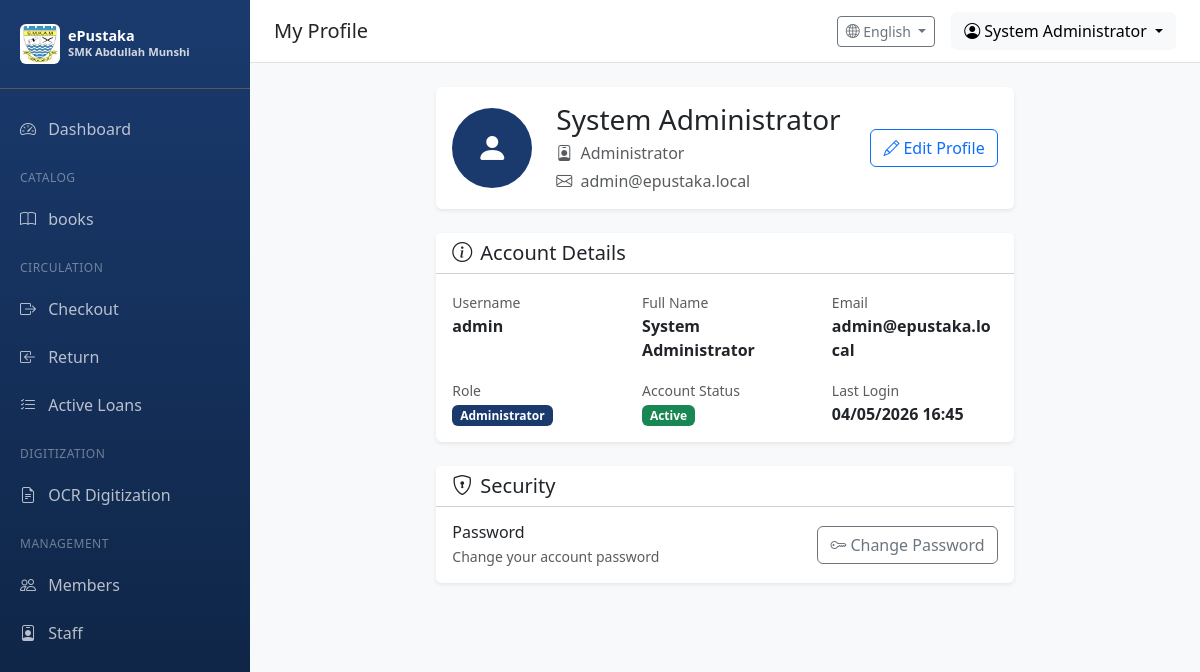
Before: /auth/profile (signed in) with the older database file.
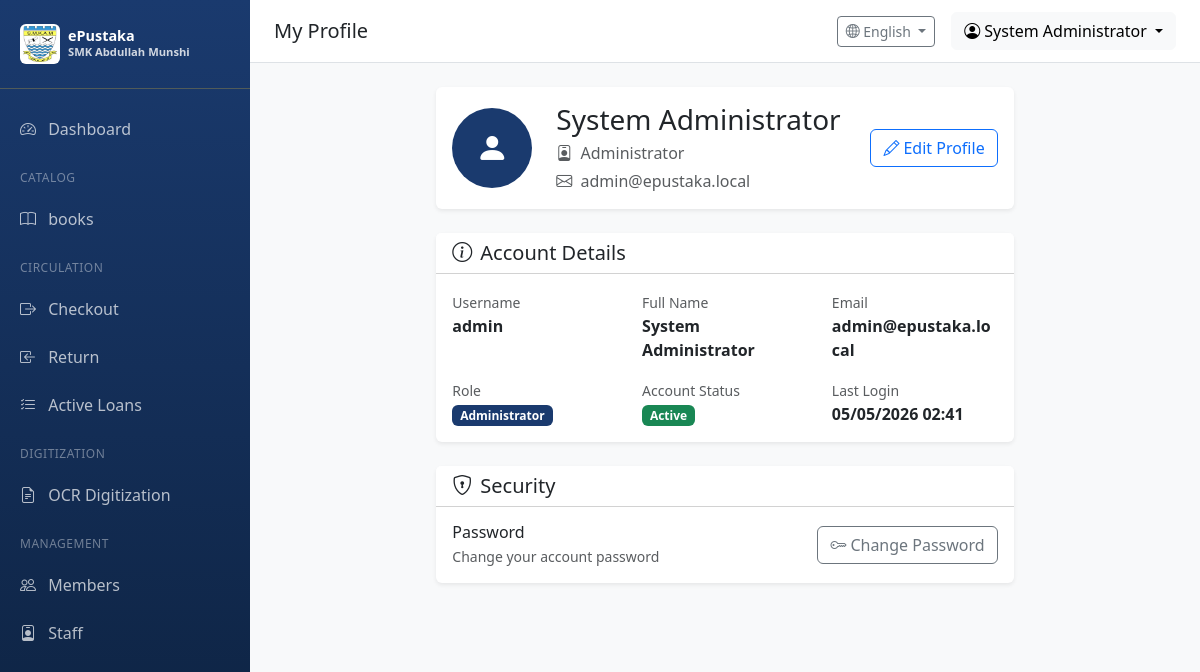
After: the same page with the newer database file.
### app/models/user.py (models this page shows, shortened)
class User(UserMixin, db.Model):
    __tablename__ = 'users'
    id = db.Column(db.Integer, primary_key=True)
    username = db.Column(db.String(64), unique=True, nullable=False, index=True)
    email = db.Column(db.String(120), unique=True, nullable=False, index=True)
    password_hash = db.Column(db.String(256), nullable=False)
    full_name = db.Column(db.String(128))
    is_active = db.Column(db.Boolean, default=True)
    role_id = db.Column(db.Integer, db.ForeignKey('roles.id'))
    created_at = db.Column(db.DateTime, default=datetime.utcnow)
    updated_at = db.Column(db.DateTime, default=datetime.utcnow, onupdate=datetime.utcnow)
    last_login = db.Column(db.DateTime)
    def can(self, perm):
        return self.role is not None and self.role.has_permission(perm)

### app/routes/auth.py (the view)
@auth_bp.route('/profile')
@login_required
def profile():
    return render_template('auth/profile.html', user=current_user)

### app/models/user.py (called while the page is built)
@login_manager.user_loader
def load_user(user_id):
    from app.models import Member
    if user_id.startswith('user_'):
        user_id_num = int(user_id.split('_')[1])
        return User.query.get(user_id_num)
    elif user_id.startswith('member_'):
        user_id_num = int(user_id.split('_')[1])
        return Member.query.get(user_id_num)
    else:
        return User.query.get(int(user_id))

    def has_permission(self, perm):
        return self.permissions & perm == perm

### app/utils/i18n.py (called while the page is built)
def get_language() -> str:
    try:
        return session.get('language', DEFAULT_LANGUAGE)
    except RuntimeError:
        return DEFAULT_LANGUAGE

def get_text(key: str, lang: str = None) -> str:
    if lang is None:
        lang = get_language()
    if key in TRANSLATIONS:
        trans = TRANSLATIONS[key]
        if lang in trans:
            return trans[lang]
        elif DEFAULT_LANGUAGE in trans:
            return trans[DEFAULT_LANGUAGE]
    return key.replace('_', ' ').title()

### app/templates/auth/profile.html (shortened to what the changed rows need)
{% extends "base.html" %}
{% block page_title %}My Profile{% endblock %}
{% block content %}
<div class="container-fluid">
    <div class="row justify-content-center">
        <div class="col-lg-8">
            <div class="card border-0 shadow-sm mb-4">
                <div class="card-body">
                    <div class="row align-items-center">
                        <div class="col-auto">
                            <div class="bg-primary text-white rounded-circle d-flex align-items-center justify-content-center"
                                 style="width: 80px; height: 80px; font-size: 2rem;">
                                <i class="bi bi-person-fill"></i>
                            </div>
                        </div>
                        <div class="col">
                            <h3 class="mb-1">{{ user.full_name or user.username }}</h3>
                            <p class="text-muted mb-1">
                                <i class="bi bi-person-badge me-1"></i>
                                {{ user.role.name if user.role else 'User' }}
                            </p>
                            <p class="text-muted mb-0">
                                <i class="bi bi-envelope me-1"></i>
                                {{ user.email or 'No email set' }}
                            </p>
                        </div>
                        <div class="col-auto">
                            <a href="{{ url_for('auth.edit_profile') }}" class="btn btn-outline-primary">
                                <i class="bi bi-pencil me-1"></i>Edit Profile
                            </a>
                        </div>
                    </div>
                </div>
            </div>
            <div class="card border-0 shadow-sm mb-4">
                <div class="card-header bg-white">
                    <h5 class="mb-0"><i class="bi bi-info-circle me-2"></i>Account Details</h5>
                </div>
                <div class="card-body">
                    <div class="row mb-3">
                        <div class="col-md-4">
                            <label class="text-muted small">Username</label>
                            <p class="mb-0 fw-bold">{{ user.username }}</p>
                        </div>
                        <div class="col-md-4">
                            <label class="text-muted small">Full Name</label>
                            <p class="mb-0 fw-bold">{{ user.full_name or '-' }}</p>
                        </div>
                        <div class="col-md-4">
                            <label class="text-muted small">Email</label>
                            <p class="mb-0 fw-bold">{{ user.email or '-' }}</p>
                        </div>
                    </div>
                    <div class="row">
                        <div class="col-md-4">
                            <label class="text-muted small">Role</label>
                            <p class="mb-0">
                                <span class="badge bg-primary">{{ user.role.name if user.role else 'User' }}</span>
                            </p>
                        </div>
                        <div class="col-md-4">
                            <label class="text-muted small">Account Status</label>
                            <p class="mb-0">
                                {% if user.is_active %}
                                    <span class="badge bg-success">Active</span>
                                {% else %}
                                    <span class="badge bg-secondary">Inactive</span>
                                {% endif %}
                            </p>
                        </div>
                        <div class="col-md-4">
                            <label class="text-muted small">Last Login</label>
                            <p class="mb-0 fw-bold">
                                {{ user.last_login.strftime('%d/%m/%Y %H:%M') if user.last_login else 'Never' }}
                            </p>
                        </div>
                    </div>
                </div>
            </div>
            <div class="card border-0 shadow-sm">
                <div class="card-header bg-white">
                    <h5 class="mb-0"><i class="bi bi-shield-lock me-2"></i>Security</h5>
                </div>
                <div class="card-body">
                    <div class="d-flex justify-content-between align-items-center">
                        <div>
                            <h6 class="mb-1">Password</h6>
                            <p class="text-muted mb-0 small">Change your account password</p>
                        </div>
                        <a href="{{ url_for('auth.change_password') }}" class="btn btn-outline-secondary">
                            <i class="bi bi-key me-1"></i>Change Password
                        </a>
                    </div>
                </div>
            </div>
        </div>
    </div>
</div>
{% endblock %}

### app/templates/base.html (shortened to what the changed rows need)
<!DOCTYPE html>
<html lang="en">
<head>
    <link href="https://cdn.jsdelivr.net/npm/bootstrap@5.3.2/dist/css/bootstrap.min.css" rel="stylesheet">
    <link href="https://cdn.jsdelivr.net/npm/bootstrap-icons@1.11.1/font/bootstrap-icons.css" rel="stylesheet">
</head>
<body>
    {% if current_user.is_authenticated %}
    <nav class="sidebar">
        <div class="sidebar-brand">
            <div class="d-flex align-items-center">
                <img src="{{ url_for('static', filename='images/Lencana_Sekolah_Menengah_Kebangsaan_Abdullah_Munshi.jpg') }}"
                     alt="SMK Abdullah Munshi"
                     class="me-2 rounded"
                     style="width: 40px; height: 40px; object-fit: contain; background: white; padding: 2px;">
                <div>
                    <div style="font-size: 0.9rem; line-height: 1.2;">ePustaka</div>
                    <div style="font-size: 0.7rem; opacity: 0.8;">SMK Abdullah Munshi</div>
                </div>
            </div>
        </div>
        <ul class="nav flex-column">
            {% set is_member = current_user.__class__.__name__ == 'Member' %}
            {% if is_member %}
                {% set is_staff = current_user.member_type in ['Staff', 'Student Assistant', 'Librarian', 'Teacher'] %}
            {% else %}
                {% set is_staff = current_user.role and current_user.role.name != 'Student' %}
            {% endif %}
            {% if is_member and not is_staff %}
            <li class="sidebar-section">{{ t('student_portal') }}</li>
            <li class="nav-item">
                <a class="nav-link {% if request.endpoint == 'student.index' %}active{% endif %}" href="{{ url_for('student.index') }}">
                    <i class="bi bi-house"></i> {{ t('home') }}
                </a>
            </li>
            <li class="nav-item">
                <a class="nav-link {% if request.endpoint == 'student.search_books' %}active{% endif %}" href="{{ url_for('student.search_books') }}">
                    <i class="bi bi-search"></i> {{ t('search_books') }}
                </a>
            </li>
            <li class="nav-item">
                <a class="nav-link {% if request.endpoint == 'student.my_loans' %}active{% endif %}" href="{{ url_for('student.my_loans') }}">
                    <i class="bi bi-journal-bookmark"></i> {{ t('my_loans') }}
                </a>
            </li>
            <li class="nav-item">
                <a class="nav-link {% if request.endpoint == 'student.leaderboard' %}active{% endif %}" href="{{ url_for('student.leaderboard') }}">
                    <i class="bi bi-trophy"></i> {{ t('leaderboard') }}
                </a>
            </li>
            {% elif is_staff %}
            <li class="nav-item">
                <a class="nav-link {% if request.endpoint == 'main.dashboard' %}active{% endif %}" href="{{ url_for('main.dashboard') }}">
                    <i class="bi bi-speedometer2"></i> {{ t('dashboard') }}
                </a>
            </li>
            {% if current_user.can(1) or current_user.can(2) %}
            <li class="sidebar-section">{{ t('catalog') }}</li>
            <li class="nav-item">
                <a class="nav-link {% if 'catalog' in request.endpoint %}active{% endif %}" href="{{ url_for('catalog.index') }}">
                    <i class="bi bi-book"></i> {{ t('books') }}
                </a>
            </li>
            <li class="sidebar-section">{{ t('circulation') }}</li>
            <li class="nav-item">
                <a class="nav-link {% if request.endpoint == 'circulation.checkout' %}active{% endif %}" href="{{ url_for('circulation.checkout') }}">
                    <i class="bi bi-box-arrow-right"></i> {{ t('checkout') }}
                </a>
            </li>
            <li class="nav-item">
                <a class="nav-link {% if request.endpoint == 'circulation.return_book' %}active{% endif %}" href="{{ url_for('circulation.return_book') }}">
                    <i class="bi bi-box-arrow-in-left"></i> {{ t('return') }}
                </a>
            </li>
            <li class="nav-item">
                <a class="nav-link {% if request.endpoint == 'circulation.active_loans' %}active{% endif %}" href="{{ url_for('circulation.active_loans') }}">
                    <i class="bi bi-list-check"></i> {{ t('active_loans') }}
                </a>
            </li>
            {% endif %}
            {% if current_user.can(512) %}
            <li class="sidebar-section">{{ t('digitization') }}</li>
            <li class="nav-item">
                <a class="nav-link {% if 'ocr' in request.endpoint %}active{% endif %}" href="{{ url_for('ocr.index') }}">
                    <i class="bi bi-file-earmark-text"></i> {{ t('ocr_digitization') }}
                </a>
            </li>
            {% endif %}
            {% if current_user.can(128) %}
            <li class="sidebar-section">{{ t('management') }}</li>
            <li class="nav-item">
                <a class="nav-link {% if request.endpoint == 'users.member_list' %}active{% endif %}" href="{{ url_for('users.member_list') }}">
                    <i class="bi bi-people"></i> {{ t('members') }}
                </a>
            </li>
            {% endif %}
            {% if current_user.can(256) %}
            <li class="nav-item">
                <a class="nav-link {% if request.endpoint == 'users.staff_list' %}active{% endif %}" href="{{ url_for('users.staff_list') }}">
                    <i class="bi bi-person-badge"></i> {{ t('staff') }}
                </a>
            </li>
            {% endif %}
            {% endif %}
        </ul>
    </nav>
    <div class="main-content">
        <nav class="top-navbar d-flex justify-content-between align-items-center">
            <div>
                <h5 class="mb-0">{% block page_title %}{{ t('dashboard') }}{% endblock %}</h5>
            </div>
            <div class="d-flex align-items-center gap-3">
                <div class="dropdown">
                    <button class="btn btn-outline-secondary btn-sm dropdown-toggle" type="button" data-bs-toggle="dropdown">
                        <i class="bi bi-globe2"></i> {{ languages.get(current_language, 'English') }}
                    </button>
                </div>
                <div class="dropdown">
                    <button class="btn btn-light dropdown-toggle" type="button" data-bs-toggle="dropdown">
                        <i class="bi bi-person-circle"></i> {{ current_user.full_name or current_user.username }}
                    </button>
                </div>
            </div>
        </nav>
        <div class="content-wrapper">
            {% block content %}{% endblock %}
        </div>
    </div>
    {% else %}
    {% block public_content %}{% endblock %}
    {% endif %}
</body>
</html>

Changed rows visible on the page:
changed User "System Administrator": last_login "04/05/2026 16:45" → "05/05/2026 02:41"
